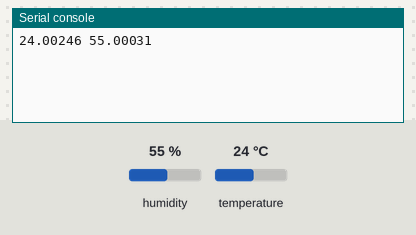
A program run on a simulated ESP32 board running MicroPython. Shown: the last lines printed to the serial console. Inputs (shaded band) come from the test bench; at power-on: humidity 55 %, temperature 24 °C.

Above: at 1.2 s.
1.3 s: humidity set to 22 %
At 2.2 s:
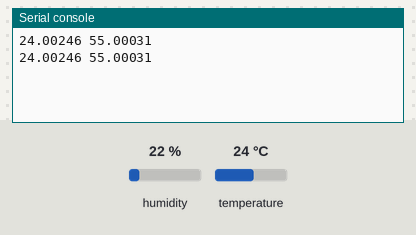
2.9 s: temperature set to 12 °C
At 4.3 s:
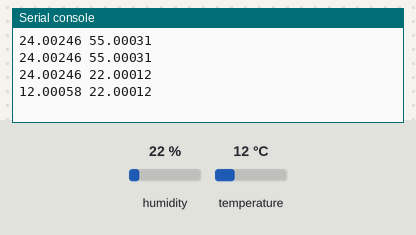
4.5 s: humidity set to 40 %
At 5.6 s:
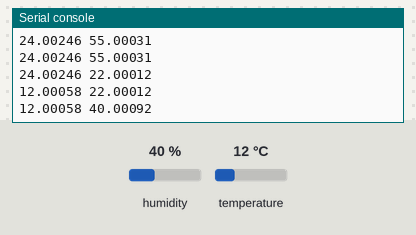
Timing chart, 0 to 7.5 s (numbered marks = the images above; inputs shaded):
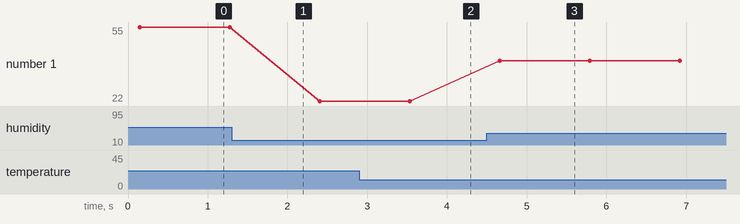

Measured:
- after the input at 2.9 s, the serial console: prints a new line after 0.63 s (image 2)
- after the input at 4.5 s, the serial console: prints a new line after 0.16 s (image 3)
- plotted number 1: 55 → 22 after the input at 1.3 s, 22 → 40 after the input at 4.5 s

The program:

hdc1080_eksempel.py
```python
from hdc1080 import HDC1080
from machine import I2C, Pin
import time

i2c = I2C(scl=Pin(22), sda=Pin(21))
    # Adafruit sensor breakout has i2c addr: 90; Sparkfun: 91
    #s = CCS811.CCS811(i2c=i2c, addr=90)
s = HDC1080(i2c=i2c)

while True:
    print(s.read_temperature(celsius=True), s.read_humidity())
    time.sleep(1)
```

hdc1080.py
```python
# Driver for the Texas Instruments HDC1080 temperature and humidity sensor
# Communication is done over I2C

from micropython import const
from machine import I2C
from time import sleep

# device register values that can be written to (do not write to others)
# used to specify location (pointer) to read from/write to
TEMP_REG = const(0x00)  # temperature register
HUMI_REG = const(0x01)  # humidity register
CONF_REG = const(0x02)  # configuration register
FSER_REG = const(0xFB)  # first two bytes of serial ID register
MSER_REG = const(0xFC)  # middle two bytes of serial ID register
LSER_REG = const(0xFD)  # last two bytes of serial ID register
MFID_REG = const(0xFE)  # manufacturer ID register
DVID_REG = const(0xFF)  # device ID register


class HDC1080:
    def __init__(self, i2c, slave_addr=64):
        """Initialize a HDC1080 temperature and humidity sensor.

        Keyword arguments:
        i2c -- The i2c object (driver) used to interact through device addresses.
        slave_addr -- The slave address of the sensor (default 64 or 0x40).
        """
        # Perform a scan and make sure we find the slave device we want to talk to.
        devices = i2c.scan()
        assert slave_addr in devices, "Did not find slave %d in scan: %s" % (slave_addr, devices)
        self.i2c = i2c
        self.addr = slave_addr
        # received data from temperature and humidity registers is two unsigned characters
        self.fmt = '>2B'
        # Sleep for 15 ms to allow the temperature and humidity temperatures to start recording
        # Only serial number registers 0xFB and 0xFF are available at first
        sleep(0.015)
        # set up for 14 bit resolution (in config register) for both temperature and humidity readings
        # independent measurements for now
        setup_data = 1 << 4
        data = bytearray(3)
        data[0] = CONF_REG
        data[1] = setup_data
        i2c.writeto(self.addr, data)

    def read_temperature(self, celsius=False):
        """ Read the temperature

        Keyword arguments:
        celsius -- If the data is kept as celsius after reading (default False)
        """
        # write to the pointer register, changing it to the temperature register
        data = bytearray([TEMP_REG])
        self.i2c.writeto(self.addr, data)
        # TODO: Waiting for a temperature update here may not be necessary, based on 14-bit resolution
        sleep(0.0635)
        data = self.i2c.readfrom(self.addr, 2)
        value = int.from_bytes(data, "big")
        # per the spec, the conversion to celsius is (value / (2 ** 16)) * 165 - 40
        if celsius:
            value = (value / (2 ** 16)) * 165 - 40
        else:
            value = (1.8 * value / (2 ** 16)) * 165 - 40
        return value

    def read_humidity(self):
        """ Read the relative humidity """
        # write to the pointer register, changing it to the humidity register
        data = bytearray([HUMI_REG])
        self.i2c.writeto(self.addr, data)
        # TODO: Waiting for a humidity update here may not be necessary, based on 14-bit resolution
        sleep(0.065)
        data = self.i2c.readfrom(self.addr, 2)
        value = int.from_bytes(data, "big")
        # conversion per the spec
        return (value / (2 ** 16)) * 100
```
